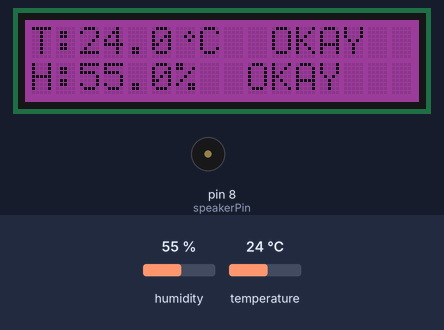
Simulated run of this sketch. Board: Arduino Uno, built with avr-gcc and run on an emulated ATmega328P. Shown: 16×2 character LCD, buzzer (waves = sounding, pin HIGH). The test bench sets the inputs (shaded band); at power-on: temperature 24 °C, humidity 55 %.

Above: at 1.2 s.
1.3 s: temperature set to 15.8 °C
At 3.6 s:
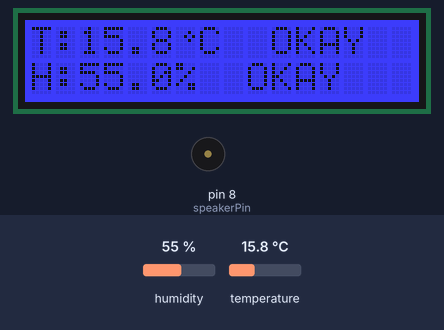
4.0 s: temperature set to 14.3 °C
At 5.9 s:
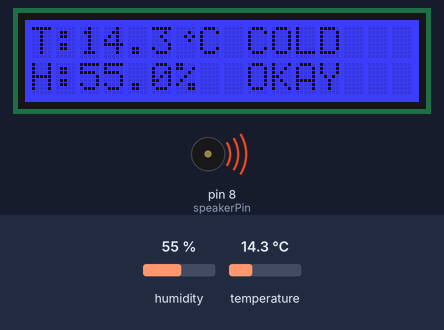
7.9 s: temperature set to 28 °C
At 9.7 s:
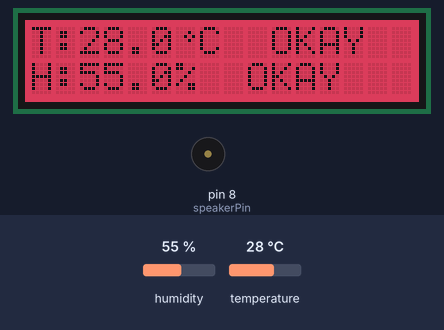
10.6 s: humidity set to 68 %
At 12.7 s:
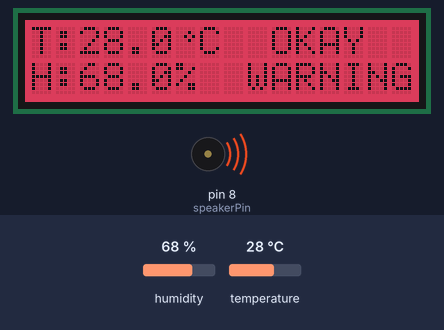
14.5 s: temperature set to 12 °C
At 18.0 s:
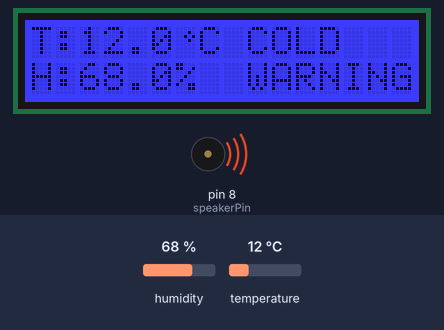
20.5 s: temperature set to 33 °C
At 24.5 s:
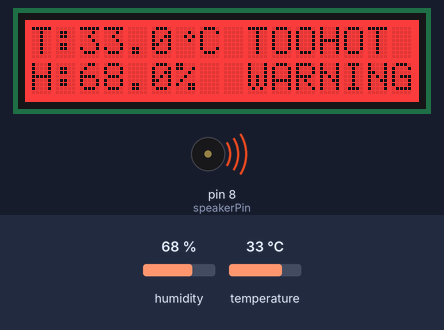
Timing chart, 0 to 27.5 s (numbered marks = the images above; inputs shaded):
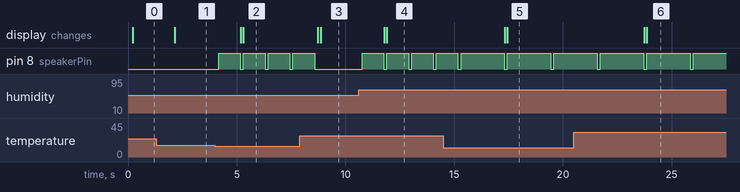

The sketch:

IOT_PROJECTFin.ino
```cpp
/***********************************************************
*
* File Name:   Internet_of_Things_Project
*
* Description: Using a buzzer and a DHT22 sensor along with the grove LCD
*              we created a temperature and humidity alarm system.
*
* Programmers: Adam and Sadiq
*
* Date:        06/03/2019
*
* Version:     1.0
*
***********************************************************/
#include <Wire.h>
#include <rgb_lcd.h>
#include <DHT.h>
int speakerPin = 8;

rgb_lcd lcd;
 DHT dht(A0, DHT22);

byte DEGREE_SYMBOL = 0;
 byte degree[8] = {
 0b00000,
 0b00010,
 0b00101,
 0b00010,
 0b00000,
 0b00000,
 0b00000,
 0b00000
 };

void setup(){
 Serial.begin(9600); // Initialise serial port
 lcd.begin(16, 2); // Initialise display – two lines with 16 characters respectively
 lcd.createChar(DEGREE_SYMBOL, degree); // Register the new "°" character on the display
 dht.begin(); // Initialise sensor
 }

void loop() {
 pinMode(speakerPin, OUTPUT);
 float humidity = dht.readHumidity();
 float temperature = dht.readTemperature();


if (temperature <= 15){           // Buzzes if temp. decreses below 15.
  digitalWrite(speakerPin, HIGH);
  delay(1000);
  digitalWrite(speakerPin, LOW);
}

else if (temperature >= 32){      // Buzzes if temp. increses above 32.
  digitalWrite(speakerPin, HIGH);
  delay(1000);
  digitalWrite(speakerPin, LOW);
}


if (humidity >= 65){              // Buzzes if humidity increses above 65.
  digitalWrite(speakerPin, HIGH);
  delay(1000);
  digitalWrite(speakerPin, LOW);
}


if (isnan(temperature) || isnan(humidity)) {    //If no reading is being taken displays error.
 Serial.println("Error when reading sensor");
 } else {
 const float coldest = 18;
 const float hottest = 30;
 int red = limit(255 * (temperature - coldest) / (hottest - coldest));
 // Colours from blue to violet to red
 int green = 0;
 // Red and blue the closer it gets to the ends, white in the centre
 // int green = limit(255 * sqrt(max(0, (hottest - temperature)*(temperature -
 coldest / (hottest - coldest);
 int blue = limit(255 * (hottest - temperature) / (hottest - coldest));
 lcd.setRGB(red, green, blue);

lcd.setCursor(0, 0);
 lcd.print("T:");
 lcd.print(temperature,1);
 lcd.write(DEGREE_SYMBOL);
 lcd.print("C");


lcd.setCursor(0, 1);
 lcd.print("H:");
 lcd.print(humidity,1);
 lcd.print("%");
 }
 delay(100);

if (humidity <=65){           // Prints on LCD screen to display how controlled the temp/humidity is
lcd.setCursor(9, 1);
 lcd.print("OKAY     ");
}

else if (humidity >=65){
lcd.setCursor(9, 1);
 lcd.print("WARNING");
}

if (temperature >=32){
lcd.setCursor(9, 0);
 lcd.print("TOOHOT   ");
}

else if (temperature <=15){
lcd.setCursor(9, 0);
 lcd.print("COLD    ");
}

else if ((temperature >=15) && (temperature <=32)){
lcd.setCursor(9, 0);
 lcd.print(" OKAY      ");
}
}


float limit(float color) { // Colour values need to be in the are of 0..255
 if (color < 0) {
 return 0;
 }
 else if (color > 255) {
 return 255;
 }
 else {
 return color;
 }
 }
```

Measured:
- the behaviour switches between 15.1 and 15 °C on temperature (found by bisection; images 1 and 2)
- after the input at 1.3 s, the display: changes after 0.84 s (image 1)
- after the input at 4.0 s, pin 8 (speakerPin): alternates HIGH for 1.0 s and LOW for 0.13 s, starting after 0.17 s; the display: first changes after 1.2 s (image 2 shows a later state)
- after the input at 7.9 s, pin 8 (speakerPin): goes on until 8.6 s, then stays LOW; the display: first changes after 0.83 s (image 3 shows a later state)
- after the input at 10.6 s, pin 8 (speakerPin): alternates HIGH for 1.0 s and LOW for 0.13 s, starting after 0.17 s; the display: first changes after 1.2 s (image 4 shows a later state)
- after the input at 14.5 s, pin 8 (speakerPin): alternates HIGH for 2.0 s and LOW for 0.14 s, starting after 2.8 s; the display: first changes after 2.8 s (image 5 shows a later state)
- after the input at 20.5 s, the display: first changes after 3.2 s (image 6 shows a later state)
